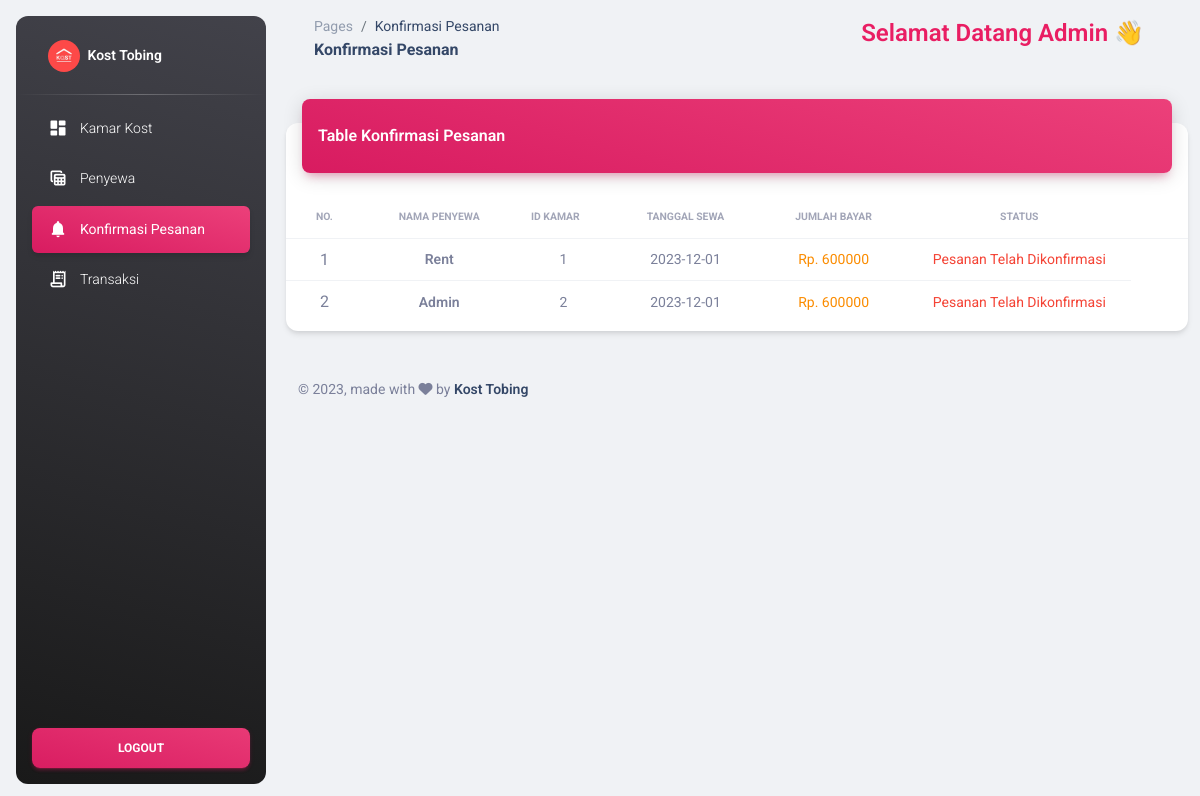
The app's page /admin/pages/konfirmasi.php (signed in) with its own data.
### tables this page shows
CREATE TABLE `konfirmasi` (
  `id_transaksi` int(11) NOT NULL,
  `id_penyewa` varchar(20) DEFAULT NULL,
  `id_kamar` int(11) DEFAULT NULL,
  `tanggal_pembayaran` date DEFAULT NULL,
  `jumlah_bayar` int(11) DEFAULT NULL,
  `desk` varchar(50) DEFAULT NULL
);

CREATE TABLE `penyewa` (
  `nik` varchar(15) NOT NULL,
  `nama` varchar(255) DEFAULT NULL,
  `alamat` varchar(255) DEFAULT NULL,
  `no_hp` varchar(20) DEFAULT NULL,
  `kode_sewa` varchar(20) DEFAULT NULL
);

### admin/pages/konfirmasi.php (the view, shortened to what this page needs)
<?php
require "functions/functions.php";
$query = "SELECT * FROM konfirmasi, penyewa WHERE konfirmasi.id_penyewa = penyewa.nik";
$hasil = $conn->query($query);
?>
<!DOCTYPE html>
<html lang="en">
<head>
    <link href="../assets/css/nucleo-icons.css" rel="stylesheet" />
    <link href="../assets/css/nucleo-svg.css" rel="stylesheet" />
    <link id="pagestyle" href="../assets/css/material-dashboard.css?v=3.1.0" rel="stylesheet" />
</head>
<body class="g-sidenav-show  bg-gray-200">
    <aside class="sidenav navbar navbar-vertical navbar-expand-xs border-0 border-radius-xl my-3 fixed-start ms-3   bg-gradient-dark" id="sidenav-main">
        <div class="sidenav-header">
            <a class="navbar-brand m-0" href=" https://demos.creative-tim.com/material-dashboard/pages/dashboard " target="_blank">
                <img src="../assets/img/logo-kost.jpg" class="navbar-brand-img h-100 rounded-circle" alt="main_logo">
                <span class="ms-1 font-weight-bold text-white">Kost Tobing</span>
            </a>
        </div>
        <hr class="horizontal light mt-0 mb-2">
        <div class="collapse navbar-collapse  w-auto " id="sidenav-collapse-main">
            <ul class="navbar-nav">
                <li class="nav-item">
                    <a class="nav-link text-white " href="kamar.php">
                        <div class="text-white text-center me-2 d-flex align-items-center justify-content-center">
                            <i class="material-icons opacity-10">dashboard</i>
                        </div>
                        <span class="nav-link-text ms-1">Kamar Kost</span>
                    </a>
                </li>
                <li class="nav-item">
                    <a class="nav-link text-white" href="penyewa.php">
                        <div class="text-white text-center me-2 d-flex align-items-center justify-content-center">
                            <i class="material-icons opacity-10">table_view</i>
                        </div>
                        <span class="nav-link-text ms-1">Penyewa</span>
                    </a>
                </li>
                <li class="nav-item">
                    <a class="nav-link text-white active bg-gradient-primary" href="konfirmasi.php">
                        <div class="text-white text-center me-2 d-flex align-items-center justify-content-center">
                            <i class="material-icons opacity-10">notifications</i>
                        </div>
                        <span class="nav-link-text ms-1">Konfirmasi Pesanan</span>
                    </a>
                </li>
                <li class="nav-item">
                    <a class="nav-link text-white " href="transaksi.php">
                        <div class="text-white text-center me-2 d-flex align-items-center justify-content-center">
                            <i class="material-icons opacity-10">receipt_long</i>
                        </div>
                        <span class="nav-link-text ms-1">Transaksi</span>
                    </a>
                </li>
            </ul>
        </div>
        <div class="sidenav-footer position-absolute w-100 bottom-0 ">
            <div class="mx-3">
                <a class="btn bg-gradient-primary w-100" href="logout.php" type="button" onclick=" return confirm ('Yakin ingin logout ?');">Logout</a>
            </div>
        </div>
    </aside>
    <main class="main-content position-relative max-height-vh-100 h-100 border-radius-lg ">
        <nav class="navbar navbar-main navbar-expand-lg px-0 mx-4 shadow-none border-radius-xl" id="navbarBlur" data-scroll="true">
            <div class="container-fluid py-1 px-3">
                <nav aria-label="breadcrumb">
                    <ol class="breadcrumb bg-transparent mb-0 pb-0 pt-1 px-0 me-sm-6 me-5">
                        <li class="breadcrumb-item text-sm"><a class="opacity-5 text-dark" href="javascript:;">Pages</a></li>
                        <li class="breadcrumb-item text-sm text-dark active" aria-current="page">Konfirmasi Pesanan</li>
                    </ol>
                    <h6 class="font-weight-bolder mb-0">Konfirmasi Pesanan</h6>
                </nav>
                <div class="collapse navbar-collapse mt-sm-0 mt-2 me-md-0 me-sm-4" id="navbar">
                    <div class="ms-md-auto pe-md-3 d-flex align-items-center">
                        <label class="form-label text-2xl text-bold text-primary">Selamat Datang Admin 👋</label>
                    </div>
                </div>
            </div>
        </nav>
        <div class="container-fluid py-4">
            <div class="row">
                <div class="col-12">
                    <div class="card my-4">
                        <div class="card-header p-0 position-relative mt-n4 mx-3 z-index-2">
                            <div class="bg-gradient-primary shadow-primary border-radius-lg pt-4 pb-3">
                                <h6 class="text-white text-capitalize ps-3">Table Konfirmasi Pesanan</h6>
                            </div>
                        </div>
                        <div class="card-body px-0 pb-2">
                            <div class="table-responsive p-0">
                                <table class="table align-items-center mb-0">
                                    <thead>
                                        <tr>
                                            <th class="text-center text-uppercase text-secondary text-xxs font-weight-bolder opacity-7">No.</th>
                                            <th class="text-center text-uppercase text-secondary text-xxs font-weight-bolder opacity-7">Nama Penyewa</th>
                                            <th class="text-center text-uppercase text-secondary text-xxs font-weight-bolder opacity-7 ps-2">ID Kamar</th>
                                            <th class="text-center text-uppercase text-secondary text-xxs font-weight-bolder opacity-7">Tanggal Sewa</th>
                                            <th class="text-center text-uppercase text-secondary text-xxs font-weight-bolder opacity-7">Jumlah Bayar</th>
                                            <th class="text-center text-uppercase text-secondary text-xxs font-weight-bolder opacity-7">Status</th>
                                            <th class="text-secondary opacity-7"></th>
                                        </tr>
                                    </thead>
                                    <tbody>
                                        <?php $nom = 1; ?>
                                        <?php while ($kost = $hasil->fetch_assoc()) :
                                        ?>
                                            <tr>
                                                <td class="text-center"><?= $nom++ ?></td>
                                                <td class="align-middle text-center text-sm text-bold"><?= $kost['nama'] ?></td>
                                                <td class="align-middle text-center text-sm"><?= $kost['id_kamar'] ?></td>
                                                <td class="align-middle text-center text-sm"><?= $kost['tanggal_pembayaran'] ?></td>
                                                <td class="align-middle text-center text-sm text-warning">Rp. <?= $kost['jumlah_bayar'] ?></td>
                                                <td class="align-middle text-center text-sm text-danger"><?= $kost['desk'] ?></td>
                                            </tr>
                                        <?php endwhile;
                                        ?>
                                    </tbody>
                                </table>
                            </div>
                        </div>
                    </div>
                </div>
            </div>
            <footer class="footer py-4  ">
                <div class="container-fluid">
                    <div class="row align-items-center justify-content-lg-between">
                        <div class="col-lg-6 mb-lg-0 mb-4">
                            <div class="copyright text-center text-sm text-muted text-lg-start">
                                © ,
                                made with <i class="fa fa-heart"></i> by
                                <a href="" class="font-weight-bold" target="_blank">Kost Tobing</a>
                            </div>
                        </div>
                    </div>
                </div>
            </footer>
        </div>
    </main>
</body>
</html>

### records on screen
konfirmasi: id_penyewa.nama "Rent", id_kamar "1", tanggal_pembayaran "2023-12-01", jumlah_bayar "600000", desk "Pesanan Telah Dikonfirmasi"
konfirmasi: id_penyewa.nama "Admin", id_kamar "2", tanggal_pembayaran "2023-12-01", jumlah_bayar "600000", desk "Pesanan Telah Dikonfirmasi"
